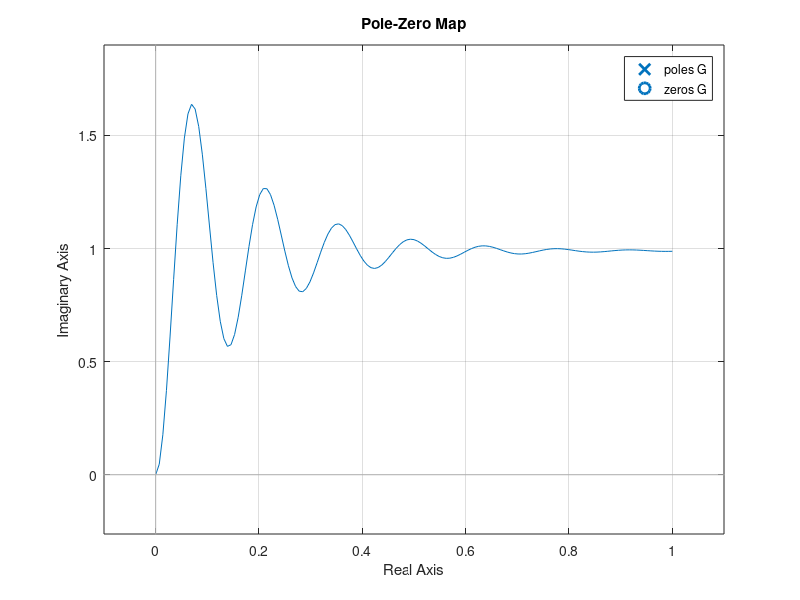

This figure's MATLAB source: (Note: this script raises an error after producing the figure.)
function PID_TapeDrive_Activity9()
%% P Control
s = tf('s');

k = 10;

G = (200*k) / (s^2 + 12*s + 200*k +20);

pzmap(G)

step(G)

%% PD Control
s = tf('s');

kp = 21.5;
kd = .9;

k = kp + kd*s;

G = (200*k) / (s^2 + 12*s + 200*k +20);

pzmap(G)

[y,t] = step(G);
S = stepinfo(y,t);
disp(S.Overshoot)

figure()
fv = ones(size(t)).*(200*kp) / (20+200*kp);
plot(t,y,'b',t,fv,':r','LineWidth',2);
end